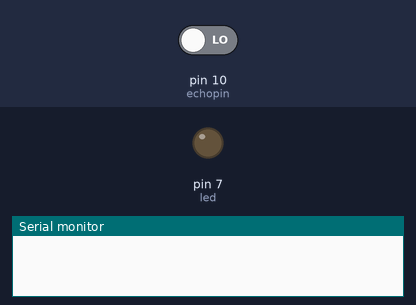
The sketch below on a simulated Arduino Uno, built with avr-gcc and run on an emulated ATmega328P. Parts: output pins drawn as LEDs (lit = HIGH), the last lines printed to the serial monitor. Inputs (shaded band) come from the test bench; at power-on: pin 10 (echopin) LOW.

Above: at 0.1 s.
At 1.1 s:
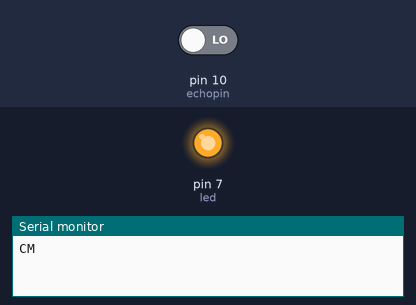
Timing chart, 0 to 2.6 s (numbered marks = the images above):
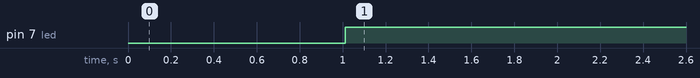

Measured:
- by itself, pin 7 (led): LOW → HIGH at 1.0 s

The sketch:

Practical_7ULTRASONIC.ino
```cpp
int trigpin = 9;
int echopin = 10;
int led = 7;
void setup() {
  // put your setup code here, to run once:
  Serial.begin(9600);
  pinMode(led,OUTPUT);
  pinMode(trigpin,OUTPUT);
  pinMode(trigpin,INPUT);
}

void loop() {
  // put your main code here, to run repeatedly:
  long duration,distance;
  digitalWrite(trigpin,HIGH);
  delayMicroseconds(1000);
  digitalWrite(trigpin,LOW);
  duration = pulseIn(echopin,HIGH);
  distance=(duration/2)/29.1;
  Serial.println("CM");
  delay(10);
  if(distance<=10)
  {
    digitalWrite(led,HIGH);
  }
  else if(distance>10)
  {
    digitalWrite(led,LOW);
  }
}
```
